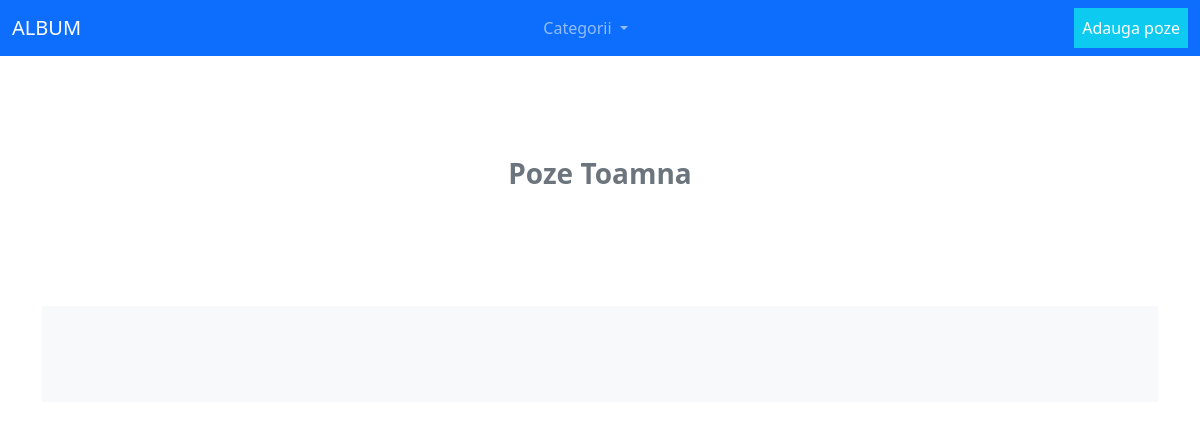
The page /toamna on the database as committed earlier.
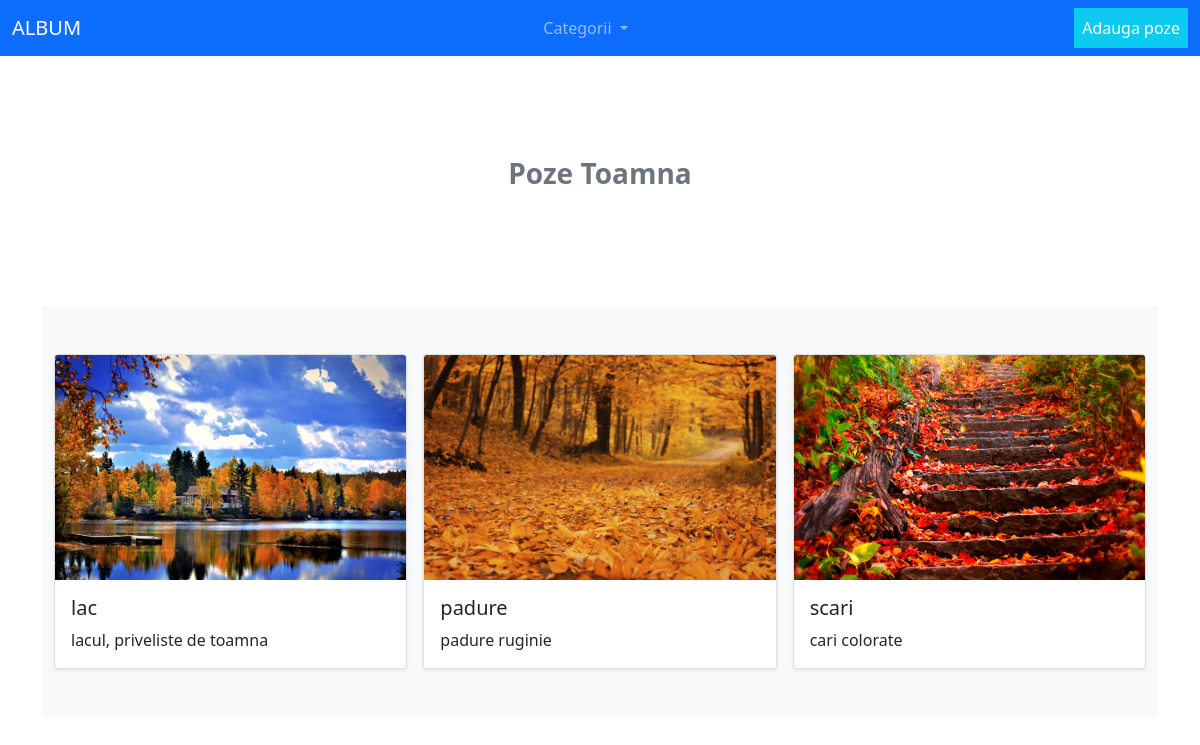
The same page on the database as committed later.
### shop/models.py (models this page shows, shortened)
class Album(models.Model):
    vara= 'Vara'
    toamna = 'Toamna'
    iarna = 'Iarna'
    primavara = 'Primavara'
    altele = 'Altele'
    nume_anotimp = [
        (vara,'Vara'),
        (toamna,'Toamna'),
        (iarna,'Iarna'),
        (primavara,'Primavara'),
        (altele, 'Altele')
    ]
    title = models.CharField('Titlu', max_length=50)
    image = models.ImageField( upload_to='shop_images/')
    desc = models.TextField('text')
    anotimp = models.CharField(choices=nume_anotimp,
                               max_length=10,)
    class Meta:
        verbose_name = 'toate postarile'
        verbose_name_plural = 'postari'

### shop/views.py (the view)
# urls.py: path('toamna', views.toamna, name='toamna'),
def toamna(request):
    postari = Album.objects.filter(anotimp='Toamna').order_by('-id')
    return render (request, 'toamna.html', {'postari': postari})

### shop/templates/toamna.html (shortened to what this page needs)
{%  extends 'base.html' %}
{% block content %}
<main>
    <section class="py-5 text-center container ">
        <div class="row py-lg-5">
            <div class="col-lg-6 col-md-8 mx-auto">
                <p class=" text-muted fw-bold fs-3">Poze Toamna</p>
            </div>
        </div>
    </section>
    <div class="album py-5 bg-light">
        <div class="container">
            <div class="row row-cols-1 row-cols-sm-2  row-cols-md-3 g-3">
                {% for post in postari.all %}
                <div class="col-md-4">
                    <div class="card shadow-sm">
                        <img src="{{ post.image.url }}" class="card-img-top" width="100%" height="225">
                        <div class="card-body">
                            <h5 class="card-title ">{{ post.title }}</h5>
                            <p class="card-text">{{ post.desc }}</p>
                        </div>
                    </div>
                </div>
                {% endfor %}
            </div>
        </div>
    </div>
</main>
{% endblock%}

Rows that differ between the two databases and show on the page:
added Album: image (picture), title "lac", desc "lacul, priveliste de toamna"
added Album: image (picture), title "padure", desc "padure ruginie"
added Album: image (picture), title "scari", desc "cari colorate"
